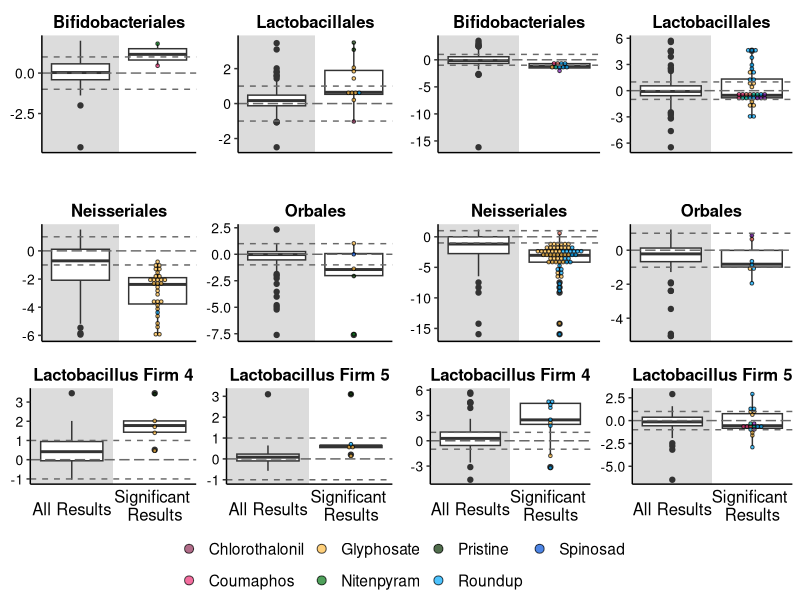
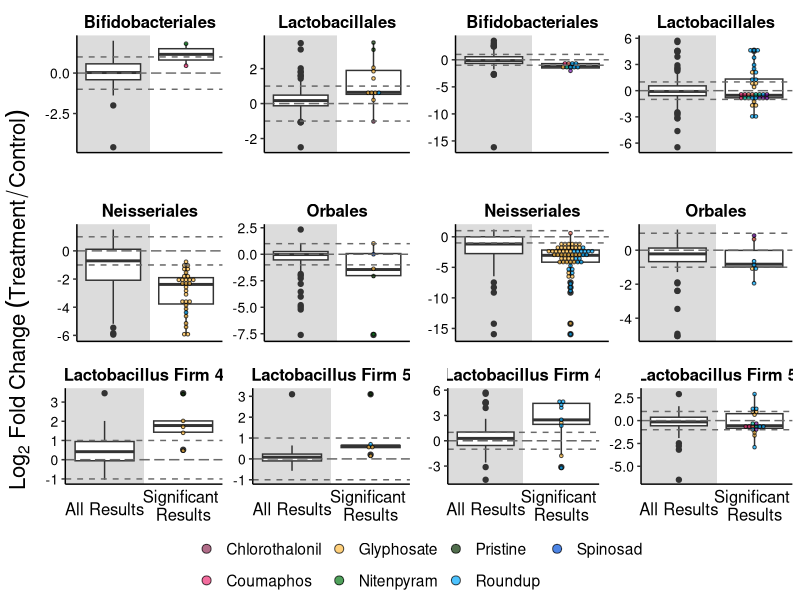

These charts were generated, in order, by the following R code:
## ---- chunk 1
library(tidyverse)
library(ggpubr)
## ---- chunk 2
effectsize_final <- read.csv("data/effectsizes.csv", stringsAsFactors = TRUE, na.strings=c(""))

effectsize_final$All.Logs<-as.numeric(as.character(effectsize_final$All.Logs))

str(effectsize_final)

## ---- chunk 3

effectsize_final_comp <- effectsize_final %>% 
  dplyr::filter(Type == "Comp")
  
## ---- chunk 4
effectsize_c_orders_sig <-
  effectsize_final_comp %>% 
  dplyr::filter(Sig == "Yes") %>% 
  dplyr::filter(Order == "Lactobacillales" | Order == "Orbales" | Order == "Bifidobacteriales" | Order == "Neisseriales") %>%
  dplyr::filter(Core == "Y") %>% 
  dplyr::filter(All.Logs>-50 & All.Logs<50) %>% ##get rid of extreme outliers
  dplyr::filter(!is.na(All.Logs))

fig_c_effectsizeorder <- effectsize_final_comp %>% 
  dplyr::filter(!is.na(All.Logs)) %>%  #get rid of NAs
  dplyr::filter(Order == "Lactobacillales" | Order == "Orbales" | Order == "Bifidobacteriales" | Order == "Neisseriales") %>% 
  dplyr::filter(Core == "Y") %>% 
  dplyr::filter(All.Logs>-50 & All.Logs<50) %>% ##get rid of extreme outliers
  ggplot(aes(x=Sig, y = All.Logs)) +
  geom_rect(xmin = 0, xmax = 1.5, ymin = -Inf, ymax = Inf, fill = "#DCDCDC")+
  geom_boxplot(position=position_dodge(width = 2)) +
  geom_dotplot(data = effectsize_c_orders_sig, stackgroups = TRUE, method = "histodot",
               binaxis = 'y', stackdir = 'center', dotsize = 1, 
               position = position_dodge(width = 0), 
               aes(fill= Pesticide),  alpha=0.7)+
  scale_fill_manual(name = "Pesticide",values=c("Chlorothalonil" = "#8F2D56",    
                                                "Coumaphos" = "#EE2F75",
                                                "Fipronil" = "#ED6D5A",
                                                "Glyphosate" = "#FFBC42",
                                                "Imidacloprid" = "#00BD9D",
                                                "Nitenpyram" = "#047815",
                                                "Pristine" = "#063000",
                                                "Roundup" = "#00A9FE",
                                                "Spinosad" = "#0050D9",
                                                "Thiamethoxam" = "#7C18AF"))+
  geom_hline(aes(yintercept = 0), colour = "#696969", linetype = "longdash")+
  geom_hline(aes(yintercept = 1), colour = "#696969", linetype = "dashed")+
  geom_hline(aes(yintercept = -1), colour = "#696969", linetype = "dashed")+
  theme_classic() +
  theme(
    axis.title.x=element_blank(),
    axis.text.x=element_blank(),
    axis.ticks.x=element_blank(),
    legend.title = element_blank(),
    strip.placement = "outside", 
    strip.text.x = element_text( #text in facet labels
      size = 12, color = "black", face = "bold"),
    strip.background = element_rect(#background of facet labels
      color="white", fill="#ffffff", size=1.5),
    panel.spacing.y = unit(2, "lines"),
    legend.position = "bottom",
    axis.title.y = element_blank())+
  theme(text = element_text(size = 14), axis.text.y = element_text(color="black", size = 10))+
  scale_y_continuous(name ="Log2 Fold Change \n(Treatment/Control)")+
  scale_x_discrete(labels=c("All" = "All Results", "Yes" = "Significant \nResults"), expand = c(0.5, 0))+
  facet_wrap(~ Order, scales = 'free', ncol = 2, strip.position = "top")

## ---- chunk 5
effectsize_c_lacto_sig <- 
  effectsize_final_comp %>% 
  dplyr::filter(Sig == "Yes") %>% 
  dplyr::filter(Species == "Lactobacillus Firm 4" | Species == "Lactobacillus Firm 5") %>%
  dplyr::filter(Core == "Y") %>% 
  dplyr::filter(All.Logs>-50 & All.Logs<50) %>% ##get rid of extreme outliers
  dplyr::filter(!is.na(All.Logs))

fig_c_effectsizelacto <- effectsize_final_comp %>% 
  dplyr::filter(!is.na(All.Logs)) %>% #get rid of NAs
  dplyr::filter(Species == "Lactobacillus Firm 4" | Species == "Lactobacillus Firm 5") %>%
  dplyr::filter(Core == "Y") %>% 
  dplyr::filter(All.Logs>-50 & All.Logs<50) %>% ##get rid of extreme outliers
  ggplot(aes(x=Sig, y = All.Logs)) +
  geom_rect(xmin = 0, xmax = 1.5, ymin = -Inf, ymax = Inf, fill = "#DCDCDC")+
  geom_boxplot(position=position_dodge(width = 2)) + 
  geom_dotplot(data = effectsize_c_lacto_sig, stackgroups = TRUE, method = "histodot",
               binaxis = 'y', stackdir = 'center', dotsize = 1.2, 
               position = position_dodge(width = 0), 
               aes(fill= Pesticide),  alpha=0.7)+
  scale_fill_manual(name = "Pesticide",values=c("Chlorothalonil" = "#8F2D56",    
                                                "Coumaphos" = "#EE2F75",
                                                "Fipronil" = "#ED6D5A",
                                                "Glyphosate" = "#FFBC42",
                                                "Imidacloprid" = "#00BD9D",
                                                "Nitenpyram" = "#047815",
                                                "Pristine" = "#063000",
                                                "Roundup" = "#00A9FE",
                                                "Spinosad" = "#0050D9",
                                                "Thiamethoxam" = "#7C18AF"))+
  geom_hline(aes(yintercept = 0), colour = "#696969", linetype = "longdash")+
  geom_hline(aes(yintercept = 1), colour = "#696969", linetype = "dashed")+
  geom_hline(aes(yintercept = -1), colour = "#696969", linetype = "dashed")+
  theme_classic() +
  theme(axis.title.x=element_blank(),
        axis.text.x=element_blank(),
        axis.ticks.x=element_blank(),
        legend.title = element_blank(),
        strip.placement = "outside", 
        strip.text.x = element_text( #text in facet labels
          size = 12, color = "black", face = "bold"),
        strip.background = element_rect(#background of facet labels
          color="white", fill="#ffffff", size=1.5),
        panel.spacing.y = unit(2, "lines"),
        legend.position = "none",
        axis.title.y = element_blank())+
  theme(text = element_text(size = 14), axis.text.x = element_text(vjust=0.3, size = 12, color="black"), axis.text.y = element_text(color="black", size = 10))+
  scale_y_continuous(name ="Log2 Fold Change \n(Treatment/Control)")+
  scale_x_discrete(labels=c("All" = "All Results", "Yes" = "Significant \nResults"), expand = c(0.5, 0))+
  facet_wrap(~ Species, scales = 'free', ncol = 2, strip.position = "top")
## ---- chunk 6

effectsize_final_noncomp <- effectsize_final %>% 
  dplyr::filter(Type == "Noncomp")

## ---- chunk 7
effectsize_nc_orders_sig <-
  effectsize_final_noncomp %>% 
  dplyr::filter(Sig == "Yes") %>% 
  dplyr::filter(Order == "Lactobacillales" | Order == "Orbales" | Order == "Bifidobacteriales" | Order == "Neisseriales") %>%
   dplyr::filter(All.Logs>-50 & All.Logs<50) %>% ##get rid of extreme outliers
  dplyr::filter(Core == "Y") %>% 
  dplyr::filter(!is.na(All.Logs))

fig_nc_effectsizeorder <- effectsize_final_noncomp %>% 
  dplyr::filter(!is.na(All.Logs)) %>%  #get rid of NAs
  dplyr::filter(Order == "Lactobacillales" | Order == "Orbales" | Order == "Bifidobacteriales" | Order == "Neisseriales") %>% 
   dplyr::filter(All.Logs>-50 & All.Logs<50) %>% ##get rid of extreme outliers
  dplyr::filter(Core == "Y") %>% 
  ggplot(aes(x=Sig, y = All.Logs)) +
  geom_rect(xmin = 0, xmax = 1.5, ymin = -Inf, ymax = Inf, fill = "#DCDCDC")+
  geom_boxplot(position=position_dodge(width = 2)) +
  geom_dotplot(data = effectsize_nc_orders_sig, stackgroups = TRUE, method = "histodot",
               binaxis = 'y', stackdir = 'center', dotsize = 1, 
               position = position_dodge(width = 0), 
               aes(fill= Pesticide),  alpha=0.7)+
  scale_fill_manual(name = "Pesticide",values=c("Chlorothalonil" = "#8F2D56",    
                                                "Coumaphos" = "#EE2F75",
                                                "Fipronil" = "#ED6D5A",
                                                "Glyphosate" = "#FFBC42",
                                                "Imidacloprid" = "#00BD9D",
                                                "Nitenpyram" = "#047815",
                                                "Pristine" = "#063000",
                                                "Roundup" = "#00A9FE",
                                                "Spinosad" = "#0050D9",
                                                "Thiamethoxam" = "#7C18AF"))+
  geom_hline(aes(yintercept = 0), colour = "#696969", linetype = "longdash")+
  geom_hline(aes(yintercept = 1), colour = "#696969", linetype = "dashed")+
  geom_hline(aes(yintercept = -1), colour = "#696969", linetype = "dashed")+
  theme_classic() +
  theme(
    axis.title.x=element_blank(),
    axis.text.x=element_blank(),
    axis.ticks.x=element_blank(),
    legend.title = element_blank(),
    strip.placement = "outside", 
    strip.text.x = element_text( #text in facet labels
      size = 12, color = "black", face = "bold"),
    strip.background = element_rect(#background of facet labels
      color="white", fill="#ffffff", size=1.5),
    panel.spacing.y = unit(2, "lines"),
    legend.position = "bottom",
    axis.title.y = element_blank())+
  theme(text = element_text(size = 14),  axis.text.y = element_text(color="black", size = 10))+
  scale_y_continuous(name ="Log2 Fold Change \n(Treatment/Control)")+
  scale_x_discrete(labels=c("All" = "All Results", "Yes" = "Significant \nResults"), expand = c(0.5, 0))+
  facet_wrap(~ Order, scales = 'free', ncol = 2, strip.position = "top")

## ---- chunk 8
effectsize_nc_lacto_sig <- 
  effectsize_final_noncomp %>% 
  dplyr::filter(Sig == "Yes") %>% 
  dplyr::filter(Species == "Lactobacillus Firm 4" | Species == "Lactobacillus Firm 5") %>%
  dplyr::filter(Core == "Y") %>% 
   dplyr::filter(All.Logs>-50 & All.Logs<50) %>% ##get rid of extreme outliers
  dplyr::filter(!is.na(All.Logs))

fig_nc_effectsizelacto <- effectsize_final_noncomp %>% 
  dplyr::filter(!is.na(All.Logs)) %>% #get rid of NAs
  dplyr::filter(Species == "Lactobacillus Firm 4" | Species == "Lactobacillus Firm 5") %>%
  dplyr::filter(Core == "Y") %>% 
   dplyr::filter(All.Logs>-50 & All.Logs<50) %>% ##get rid of extreme outliers
  ggplot(aes(x=Sig, y = All.Logs)) +
  geom_rect(xmin = 0, xmax = 1.5, ymin = -Inf, ymax = Inf, fill = "#DCDCDC")+
  geom_boxplot(position=position_dodge(width = 2)) + 
  geom_dotplot(data = effectsize_nc_lacto_sig, stackgroups = TRUE, method = "histodot",
               binaxis = 'y', stackdir = 'center', dotsize = 1.2, 
               position = position_dodge(width = 0), 
               aes(fill= Pesticide),  alpha=0.7)+
  scale_fill_manual(name = "Pesticide",values=c("Chlorothalonil" = "#8F2D56",    
                                                "Coumaphos" = "#EE2F75",
                                                "Fipronil" = "#ED6D5A",
                                                "Glyphosate" = "#FFBC42",
                                                "Imidacloprid" = "#00BD9D",
                                                "Nitenpyram" = "#047815",
                                                "Pristine" = "#063000",
                                                "Roundup" = "#00A9FE",
                                                "Spinosad" = "#0050D9",
                                                "Thiamethoxam" = "#7C18AF"))+
  geom_hline(aes(yintercept = 0), colour = "#696969", linetype = "longdash")+
  geom_hline(aes(yintercept = 1), colour = "#696969", linetype = "dashed")+
  geom_hline(aes(yintercept = -1), colour = "#696969", linetype = "dashed")+
  theme_classic() +
  theme(axis.title.x=element_blank(),
        axis.text.x=element_blank(),
        axis.ticks.x=element_blank(),
        legend.title = element_blank(),
        strip.placement = "outside", 
        strip.text.x = element_text( #text in facet labels
          size = 12, color = "black", face = "bold"),
        strip.background = element_rect(#background of facet labels
          color="white", fill="#ffffff", size=1.5),
        panel.spacing.y = unit(2, "lines"),
        legend.position = "none",
        axis.title.y = element_blank())+
  theme(text = element_text(size = 14), axis.text.x = element_text(vjust=0.3, size = 12, color="black"), axis.text.y = element_text(color="black", size = 10))+
  scale_y_continuous(name ="Log2 Fold Change \n(Treatment/Control)")+
  scale_x_discrete(labels=c("All" = "All Results", "Yes" = "Significant \nResults"), expand = c(0.5, 0))+
  facet_wrap(~ Species, scales = 'free', ncol = 2, strip.position = "top")
## ---- chunk 9
effectsizesfig_fourpanel <-
  ggarrange(fig_c_effectsizeorder, 
            fig_nc_effectsizeorder,
            fig_c_effectsizelacto,
            fig_nc_effectsizelacto,
            heights = c(2, 1), nrow=2, ncol = 2, common.legend = TRUE, legend = "bottom"
           )

effectsizesfig_fourpanel
## ---- chunk 10
annotate_figure(effectsizesfig_fourpanel,
                left = ggpubr::text_grob(expression(""*Log[2]~Fold~Change ~(Treatment/Control)*""), 
                  size = 16, color = "black", rot = 90))

